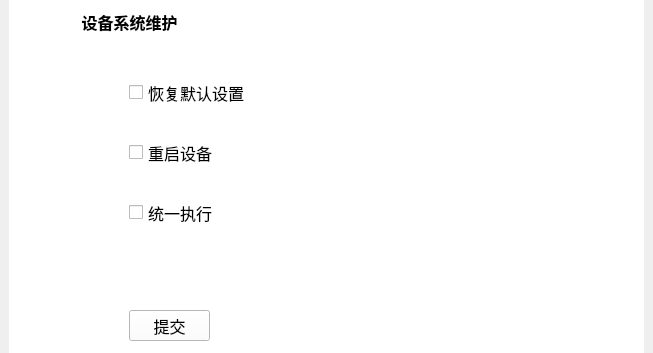
<?xml version="1.0" encoding="UTF-8"?>
<ui version="4.0">
 <class>Pdu_SetSysCmdWid</class>
 <widget class="QWidget" name="Pdu_SetSysCmdWid">
  <property name="geometry">
   <rect>
    <x>0</x>
    <y>0</y>
    <width>653</width>
    <height>353</height>
   </rect>
  </property>
  <property name="windowTitle">
   <string>Form</string>
  </property>
  <layout class="QGridLayout" name="gridLayout">
   <property name="leftMargin">
    <number>9</number>
   </property>
   <property name="topMargin">
    <number>0</number>
   </property>
   <property name="rightMargin">
    <number>9</number>
   </property>
   <property name="bottomMargin">
    <number>0</number>
   </property>
   <item row="0" column="0">
    <widget class="QGroupBox" name="groupBox">
     <property name="font">
      <font>
       <family>微软雅黑</family>
       <pointsize>12</pointsize>
      </font>
     </property>
     <property name="styleSheet">
      <string notr="true">QGroupBox {
	background-color: rgb(255, 255, 255);
	border-width:2px;	
	border-style:solid; 
	border-color:white
;  	
}</string>
     </property>
     <property name="title">
      <string/>
     </property>
     <widget class="QPushButton" name="saveBtn">
      <property name="geometry">
       <rect>
        <x>120</x>
        <y>310</y>
        <width>81</width>
        <height>31</height>
       </rect>
      </property>
      <property name="palette">
       <palette>
        <active>
         <colorrole role="WindowText">
          <brush brushstyle="SolidPattern">
           <color alpha="255">
            <red>0</red>
            <green>0</green>
            <blue>0</blue>
           </color>
          </brush>
         </colorrole>
         <colorrole role="Button">
          <brush brushstyle="SolidPattern">
           <color alpha="255">
            <red>255</red>
            <green>255</green>
            <blue>255</blue>
           </color>
          </brush>
         </colorrole>
         <colorrole role="Light">
          <brush brushstyle="SolidPattern">
           <color alpha="255">
            <red>255</red>
            <green>255</green>
            <blue>255</blue>
           </color>
          </brush>
         </colorrole>
         <colorrole role="Midlight">
          <brush brushstyle="SolidPattern">
           <color alpha="255">
            <red>255</red>
            <green>255</green>
            <blue>255</blue>
           </color>
          </brush>
         </colorrole>
         <colorrole role="Dark">
          <brush brushstyle="SolidPattern">
           <color alpha="255">
            <red>127</red>
            <green>127</green>
            <blue>127</blue>
           </color>
          </brush>
         </colorrole>
         <colorrole role="Mid">
          <brush brushstyle="SolidPattern">
           <color alpha="255">
            <red>170</red>
            <green>170</green>
            <blue>170</blue>
           </color>
          </brush>
         </colorrole>
         <colorrole role="Text">
          <brush brushstyle="SolidPattern">
           <color alpha="255">
            <red>0</red>
            <green>0</green>
            <blue>0</blue>
           </color>
          </brush>
         </colorrole>
         <colorrole role="BrightText">
          <brush brushstyle="SolidPattern">
           <color alpha="255">
            <red>255</red>
            <green>255</green>
            <blue>255</blue>
           </color>
          </brush>
         </colorrole>
         <colorrole role="ButtonText">
          <brush brushstyle="SolidPattern">
           <color alpha="255">
            <red>0</red>
            <green>0</green>
            <blue>0</blue>
           </color>
          </brush>
         </colorrole>
         <colorrole role="Base">
          <brush brushstyle="SolidPattern">
           <color alpha="255">
            <red>255</red>
            <green>255</green>
            <blue>255</blue>
           </color>
          </brush>
         </colorrole>
         <colorrole role="Window">
          <brush brushstyle="SolidPattern">
           <color alpha="255">
            <red>255</red>
            <green>255</green>
            <blue>255</blue>
           </color>
          </brush>
         </colorrole>
         <colorrole role="Shadow">
          <brush brushstyle="SolidPattern">
           <color alpha="255">
            <red>0</red>
            <green>0</green>
            <blue>0</blue>
           </color>
          </brush>
         </colorrole>
         <colorrole role="AlternateBase">
          <brush brushstyle="SolidPattern">
           <color alpha="255">
            <red>255</red>
            <green>255</green>
            <blue>255</blue>
           </color>
          </brush>
         </colorrole>
         <colorrole role="ToolTipBase">
          <brush brushstyle="SolidPattern">
           <color alpha="255">
            <red>255</red>
            <green>255</green>
            <blue>220</blue>
           </color>
          </brush>
         </colorrole>
         <colorrole role="ToolTipText">
          <brush brushstyle="SolidPattern">
           <color alpha="255">
            <red>0</red>
            <green>0</green>
            <blue>0</blue>
           </color>
          </brush>
         </colorrole>
        </active>
        <inactive>
         <colorrole role="WindowText">
          <brush brushstyle="SolidPattern">
           <color alpha="255">
            <red>0</red>
            <green>0</green>
            <blue>0</blue>
           </color>
          </brush>
         </colorrole>
         <colorrole role="Button">
          <brush brushstyle="SolidPattern">
           <color alpha="255">
            <red>255</red>
            <green>255</green>
            <blue>255</blue>
           </color>
          </brush>
         </colorrole>
         <colorrole role="Light">
          <brush brushstyle="SolidPattern">
           <color alpha="255">
            <red>255</red>
            <green>255</green>
            <blue>255</blue>
           </color>
          </brush>
         </colorrole>
         <colorrole role="Midlight">
          <brush brushstyle="SolidPattern">
           <color alpha="255">
            <red>255</red>
            <green>255</green>
            <blue>255</blue>
           </color>
          </brush>
         </colorrole>
         <colorrole role="Dark">
          <brush brushstyle="SolidPattern">
           <color alpha="255">
            <red>127</red>
            <green>127</green>
            <blue>127</blue>
           </color>
          </brush>
         </colorrole>
         <colorrole role="Mid">
          <brush brushstyle="SolidPattern">
           <color alpha="255">
            <red>170</red>
            <green>170</green>
            <blue>170</blue>
           </color>
          </brush>
         </colorrole>
         <colorrole role="Text">
          <brush brushstyle="SolidPattern">
           <color alpha="255">
            <red>0</red>
            <green>0</green>
            <blue>0</blue>
           </color>
          </brush>
         </colorrole>
         <colorrole role="BrightText">
          <brush brushstyle="SolidPattern">
           <color alpha="255">
            <red>255</red>
            <green>255</green>
            <blue>255</blue>
           </color>
          </brush>
         </colorrole>
         <colorrole role="ButtonText">
          <brush brushstyle="SolidPattern">
           <color alpha="255">
            <red>0</red>
            <green>0</green>
            <blue>0</blue>
           </color>
          </brush>
         </colorrole>
         <colorrole role="Base">
          <brush brushstyle="SolidPattern">
           <color alpha="255">
            <red>255</red>
            <green>255</green>
            <blue>255</blue>
           </color>
          </brush>
         </colorrole>
         <colorrole role="Window">
          <brush brushstyle="SolidPattern">
           <color alpha="255">
            <red>255</red>
            <green>255</green>
            <blue>255</blue>
           </color>
          </brush>
         </colorrole>
         <colorrole role="Shadow">
          <brush brushstyle="SolidPattern">
           <color alpha="255">
            <red>0</red>
            <green>0</green>
            <blue>0</blue>
           </color>
          </brush>
         </colorrole>
         <colorrole role="AlternateBase">
          <brush brushstyle="SolidPattern">
           <color alpha="255">
            <red>255</red>
            <green>255</green>
            <blue>255</blue>
           </color>
          </brush>
         </colorrole>
         <colorrole role="ToolTipBase">
          <brush brushstyle="SolidPattern">
           <color alpha="255">
            <red>255</red>
            <green>255</green>
            <blue>220</blue>
           </color>
          </brush>
         </colorrole>
         <colorrole role="ToolTipText">
          <brush brushstyle="SolidPattern">
           <color alpha="255">
            <red>0</red>
            <green>0</green>
            <blue>0</blue>
           </color>
          </brush>
         </colorrole>
        </inactive>
        <disabled>
         <colorrole role="WindowText">
          <brush brushstyle="SolidPattern">
           <color alpha="255">
            <red>127</red>
            <green>127</green>
            <blue>127</blue>
           </color>
          </brush>
         </colorrole>
         <colorrole role="Button">
          <brush brushstyle="SolidPattern">
           <color alpha="255">
            <red>255</red>
            <green>255</green>
            <blue>255</blue>
           </color>
          </brush>
         </colorrole>
         <colorrole role="Light">
          <brush brushstyle="SolidPattern">
           <color alpha="255">
            <red>255</red>
            <green>255</green>
            <blue>255</blue>
           </color>
          </brush>
         </colorrole>
         <colorrole role="Midlight">
          <brush brushstyle="SolidPattern">
           <color alpha="255">
            <red>255</red>
            <green>255</green>
            <blue>255</blue>
           </color>
          </brush>
         </colorrole>
         <colorrole role="Dark">
          <brush brushstyle="SolidPattern">
           <color alpha="255">
            <red>127</red>
            <green>127</green>
            <blue>127</blue>
           </color>
          </brush>
         </colorrole>
         <colorrole role="Mid">
          <brush brushstyle="SolidPattern">
           <color alpha="255">
            <red>170</red>
            <green>170</green>
            <blue>170</blue>
           </color>
          </brush>
         </colorrole>
         <colorrole role="Text">
          <brush brushstyle="SolidPattern">
           <color alpha="255">
            <red>127</red>
            <green>127</green>
            <blue>127</blue>
           </color>
          </brush>
         </colorrole>
         <colorrole role="BrightText">
          <brush brushstyle="SolidPattern">
           <color alpha="255">
            <red>255</red>
            <green>255</green>
            <blue>255</blue>
           </color>
          </brush>
         </colorrole>
         <colorrole role="ButtonText">
          <brush brushstyle="SolidPattern">
           <color alpha="255">
            <red>127</red>
            <green>127</green>
            <blue>127</blue>
           </color>
          </brush>
         </colorrole>
         <colorrole role="Base">
          <brush brushstyle="SolidPattern">
           <color alpha="255">
            <red>255</red>
            <green>255</green>
            <blue>255</blue>
           </color>
          </brush>
         </colorrole>
         <colorrole role="Window">
          <brush brushstyle="SolidPattern">
           <color alpha="255">
            <red>255</red>
            <green>255</green>
            <blue>255</blue>
           </color>
          </brush>
         </colorrole>
         <colorrole role="Shadow">
          <brush brushstyle="SolidPattern">
           <color alpha="255">
            <red>0</red>
            <green>0</green>
            <blue>0</blue>
           </color>
          </brush>
         </colorrole>
         <colorrole role="AlternateBase">
          <brush brushstyle="SolidPattern">
           <color alpha="255">
            <red>255</red>
            <green>255</green>
            <blue>255</blue>
           </color>
          </brush>
         </colorrole>
         <colorrole role="ToolTipBase">
          <brush brushstyle="SolidPattern">
           <color alpha="255">
            <red>255</red>
            <green>255</green>
            <blue>220</blue>
           </color>
          </brush>
         </colorrole>
         <colorrole role="ToolTipText">
          <brush brushstyle="SolidPattern">
           <color alpha="255">
            <red>0</red>
            <green>0</green>
            <blue>0</blue>
           </color>
          </brush>
         </colorrole>
        </disabled>
       </palette>
      </property>
      <property name="font">
       <font>
        <family>微软雅黑</family>
        <pointsize>12</pointsize>
       </font>
      </property>
      <property name="styleSheet">
       <string notr="true"/>
      </property>
      <property name="text">
       <string>提交</string>
      </property>
     </widget>
     <widget class="QCheckBox" name="wholeCheckBox">
      <property name="geometry">
       <rect>
        <x>120</x>
        <y>200</y>
        <width>141</width>
        <height>25</height>
       </rect>
      </property>
      <property name="font">
       <font>
        <family>微软雅黑</family>
        <pointsize>12</pointsize>
       </font>
      </property>
      <property name="text">
       <string>统一执行</string>
      </property>
     </widget>
     <widget class="QCheckBox" name="defaultCheckBox">
      <property name="geometry">
       <rect>
        <x>120</x>
        <y>80</y>
        <width>140</width>
        <height>25</height>
       </rect>
      </property>
      <property name="font">
       <font>
        <family>微软雅黑</family>
        <pointsize>12</pointsize>
       </font>
      </property>
      <property name="text">
       <string>恢复默认设置</string>
      </property>
     </widget>
     <widget class="QCheckBox" name="resCheckBox">
      <property name="geometry">
       <rect>
        <x>120</x>
        <y>140</y>
        <width>140</width>
        <height>25</height>
       </rect>
      </property>
      <property name="font">
       <font>
        <family>微软雅黑</family>
        <pointsize>12</pointsize>
       </font>
      </property>
      <property name="text">
       <string>重启设备</string>
      </property>
     </widget>
     <widget class="QLabel" name="label_4">
      <property name="geometry">
       <rect>
        <x>10</x>
        <y>10</y>
        <width>221</width>
        <height>25</height>
       </rect>
      </property>
      <property name="minimumSize">
       <size>
        <width>140</width>
        <height>0</height>
       </size>
      </property>
      <property name="maximumSize">
       <size>
        <width>16777215</width>
        <height>25</height>
       </size>
      </property>
      <property name="font">
       <font>
        <family>微软雅黑</family>
        <pointsize>12</pointsize>
       </font>
      </property>
      <property name="styleSheet">
       <string notr="true"/>
      </property>
      <property name="text">
       <string>&lt;html&gt;&lt;head/&gt;&lt;body&gt;&lt;p align=&quot;center&quot;&gt;&lt;span style=&quot; font-weight:600; color:#000000;&quot;&gt;设备系统维护&lt;/span&gt;&lt;/p&gt;&lt;/body&gt;&lt;/html&gt;</string>
      </property>
      <property name="alignment">
       <set>Qt::AlignLeading|Qt::AlignLeft|Qt::AlignVCenter</set>
      </property>
     </widget>
    </widget>
   </item>
  </layout>
 </widget>
 <tabstops>
  <tabstop>saveBtn</tabstop>
  <tabstop>defaultCheckBox</tabstop>
  <tabstop>resCheckBox</tabstop>
  <tabstop>wholeCheckBox</tabstop>
 </tabstops>
 <resources/>
 <connections/>
</ui>
